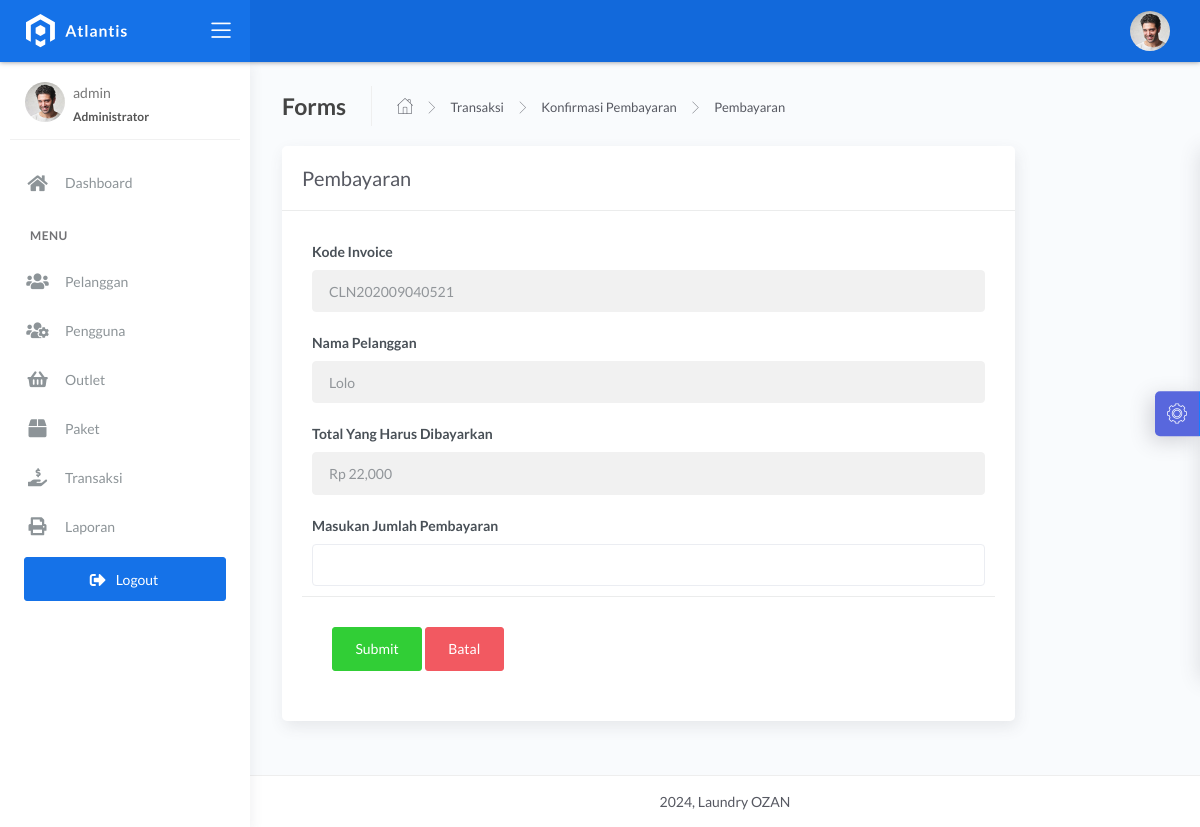
The app's page /admin/bayar.php?id=40 (signed in) with its own data.
### tables this page shows
CREATE TABLE `transaksi` (
  `id_transaksi` int(11) NOT NULL,
  `outlet_id` int(11) DEFAULT NULL,
  `kode_invoice` varchar(228) DEFAULT NULL,
  `id_pelanggan` int(11) DEFAULT NULL,
  `tgl` datetime DEFAULT NULL,
  `batas_waktu` datetime DEFAULT NULL,
  `tgl_pembayaran` datetime DEFAULT NULL,
  `biaya_tambahan` int(11) DEFAULT NULL,
  `diskon` double DEFAULT NULL,
  `pajak` int(11) DEFAULT NULL,
  `status` enum('baru','proses','selesai','diambil') DEFAULT NULL,
  `status_bayar` enum('dibayar','belum') DEFAULT NULL,
  `id_user` int(11) DEFAULT NULL
);

CREATE TABLE `pelanggan` (
  `id_pelanggan` int(11) NOT NULL,
  `nama_pelanggan` varchar(228) NOT NULL,
  `alamat_pelanggan` text NOT NULL,
  `jenis_kelamin` enum('L','P') NOT NULL,
  `telp_pelanggan` varchar(15) NOT NULL,
  `no_ktp` varchar(30) NOT NULL
);

CREATE TABLE `detail_transaksi` (
  `id_detail` int(11) NOT NULL,
  `id_transaksi` int(11) NOT NULL,
  `id_paket` int(11) NOT NULL,
  `qty` double NOT NULL,
  `total_harga` double NOT NULL,
  `keterangan` text NOT NULL,
  `total_bayar` int(11) NOT NULL
);

### admin/bayar.php (the view, shortened to what this page needs)
<?php
$title = 'Pembayaran';
require 'koneksi.php';
$query = mysqli_query($conn, "SELECT transaksi.*, pelanggan.nama_pelanggan, detail_transaksi.total_harga FROM transaksi INNER JOIN pelanggan ON pelanggan.id_pelanggan = transaksi.id_pelanggan INNER JOIN detail_transaksi ON detail_transaksi.id_transaksi = transaksi.id_transaksi WHERE transaksi.id_transaksi = " . $_GET['id']);
$data = mysqli_fetch_assoc($query);
require 'header.php';
?>
<div class="content">
    <div class="page-inner">
        <div class="page-header">
            <h4 class="page-title">Forms</h4>
            <ul class="breadcrumbs">
                <li class="nav-home">
                    <a href="index.php">
                        <i class="flaticon-home"></i>
                    </a>
                </li>
                <li class="separator">
                    <i class="flaticon-right-arrow"></i>
                </li>
                <li class="nav-item">
                    <a href="transaksi.php">Transaksi</a>
                </li>
                <li class="separator">
                    <i class="flaticon-right-arrow"></i>
                </li>
                <li class="nav-item">
                    <a href="konfirmasi.php">Konfirmasi Pembayaran</a>
                </li>
                <li class="separator">
                    <i class="flaticon-right-arrow"></i>
                </li>
                <li class="nav-item">
                    <a href="#"><?= $title; ?></a>
                </li>
            </ul>
        </div>
        <div class="row">
            <div class="col-md-10">
                <div class="card">
                    <div class="card-header">
                        <div class="card-title"><?= $title; ?></div>
                    </div>
                    <form action="bayar.php?id=<?= $data['id_transaksi']; ?>" id="form-submit" method="POST">
                        <div class="card-body">
                            <div class="form-group">
                                <label for="largeInput">Kode Invoice</label>
                                <input type="text" name="kode_invoice" class="form-control form-control" id="defaultInput" value="<?= $data['kode_invoice']; ?>" readonly>
                            </div>
                            <div class="form-group">
                                <label for="largeInput">Nama Pelanggan</label>
                                <input type="text" name="nama_pelanggan" class="form-control form-control" id="defaultInput" value="<?= $data['nama_pelanggan']; ?>" readonly>
                            </div>
                            <div class="form-group">
                                <label for="largeInput">Total Yang Harus Dibayarkan</label>
                                <input type="text" name="total_harga" class="form-control form-control" id="defaultInput" value="<?= 'Rp ' . number_format($data['total_harga']); ?>" readonly>
                            </div>
                            <div class="form-group">
                                <label for="largeInput">Masukan Jumlah Pembayaran</label>
                                <input type="number" name="total_bayar" id="total_bayar" class="form-control form-control" id="defaultInput" value="">
                            </div>
                            <div class="card-action">
                                <button type="submit" name="btn-simpan" class="btn btn-success">Submit</button>
                                <a href="javascript:void(0)" onclick="window.history.back();" class="btn btn-danger">Batal</a>
                            </div>
                    </form>
                </div>
            </div>
        </div>
    </div>
</div>
<?php require 'footer.php'; ?>

### records on screen
transaksi: kode_invoice "CLN202009040521", nama_pelanggan "Lolo", total_harga "Rp 22,000"

### other values on screen
$_SESSION['username'] "admin"
$title "Pembayaran"
